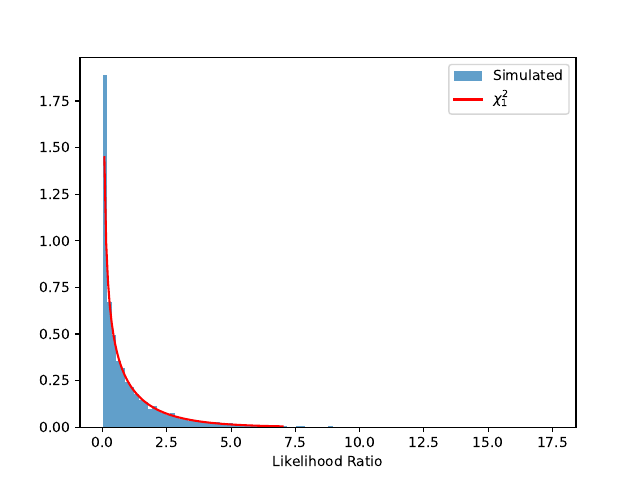

The Python source for this figure:
import numpy as np
import matplotlib.pyplot as plt
from scipy.stats import chi2

np.random.seed(45)
n_samples = 1000
true_mean = 5.0
true_sigma = 2.0
data = np.random.normal(true_mean, true_sigma, n_samples)

def logL(data, mean, sigma):
    return -0.5 * np.sum(((data - mean) / sigma) ** 2 + np.log(2 * np.pi * sigma**2))

likelihood_ratios = []
for _ in range(10000):
    simulated_data = np.random.normal(true_mean, true_sigma, n_samples)
    # H0
    mean_0 = 5.0 # H0 is correct -> mean_0 = true_mean
    sigma_1 = np.std(simulated_data, ddof=1)
    logL_0 = logL(simulated_data, mean_0, sigma_1)
    # H1
    mean_1 = np.mean(simulated_data)
    sigma_1 = np.std(simulated_data, ddof=1)
    logL_1 = logL(simulated_data, mean_1, sigma_1)

    lr = -2 * (logL_0 - logL_1)
    likelihood_ratios.append(lr)

plt.hist(likelihood_ratios, bins=100, density=True, alpha=0.7, label="Simulated")
x = np.linspace(0, 7 , 100)
plt.plot(x, chi2.pdf(x, 1), label=r"$\chi^2_1$", color="red")
plt.xlabel("Likelihood Ratio")
plt.legend()
plt.savefig("Problem_1.pdf")